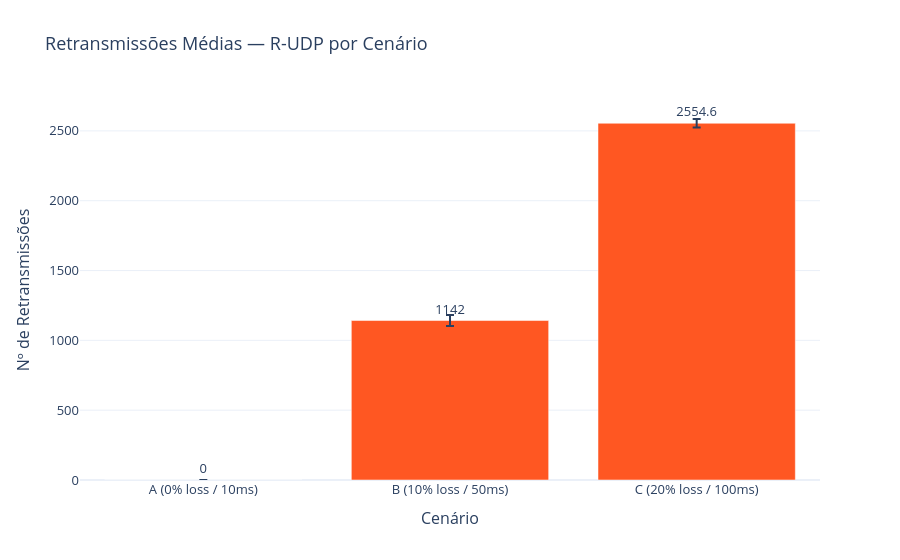

Notebook source saved alongside this figure:
### Markdown cell above
## 5. Gráfico 3 — Retransmissões R-UDP por cenário

### Code cell
rudp = app_df[app_df['protocol'] == 'R-UDP'].copy()

if 'retransmissions' in rudp.columns and not rudp['retransmissions'].isna().all():
    stats_r = rudp.groupby('scenario')['retransmissions'].agg(['mean', 'std']).reset_index()
    stats_r['scenario_label'] = stats_r['scenario'].map(SCENARIO_LABELS)

    fig = go.Figure(go.Bar(
        x=stats_r['scenario_label'],
        y=stats_r['mean'],
        error_y=dict(type='data', array=stats_r['std'].fillna(0).tolist(), visible=True),
        marker_color='#FF5722',
        text=stats_r['mean'].round(1),
        textposition='outside',
    ))
    fig.update_layout(
        title='Retransmissões Médias — R-UDP por Cenário',
        xaxis_title='Cenário', yaxis_title='Nº de Retransmissões',
        template='plotly_white', font=dict(size=13),
    )
    fig.write_html(os.path.join(PLOTS_DIR, 'retransmissions.html'))
    fig.show()
    show_png('retransmissions.png')
else:
    print('[SKIP] Dados de retransmissão não disponíveis')

### Figure 1 — Plotly figure (JSON) as saved in the notebook; plotly's stock layout.template omitted (floating-point values rounded to 4 significant figures)
{"data": [{"error_y": {"array": [0, 39.71, 30.44], "type": "data", "visible": true}, "marker": {"color": "#FF5722"}, "text": [0, 1142, 2555.0], "textposition": "outside", "type": "bar", "x": ["A (0% loss / 10ms)", "B (10% loss / 50ms)", "C (20% loss / 100ms)"], "y": [0, 1142, 2555.0]}], "layout": {"font": {"size": 13}, "title": {"text": "Retransmissões Médias — R-UDP por Cenário"}, "xaxis": {"title": {"text": "Cenário"}}, "yaxis": {"title": {"text": "Nº de Retransmissões"}}}}
